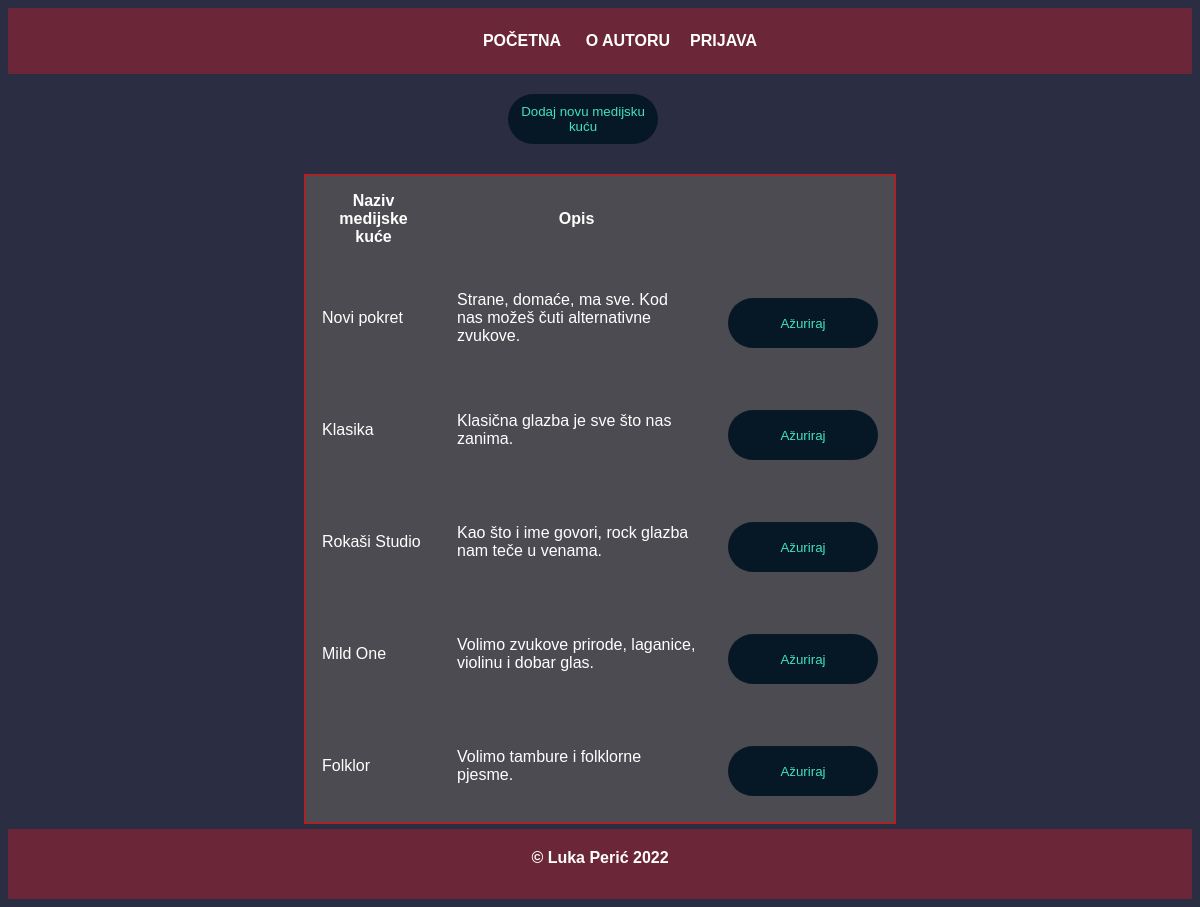
Page /popis_medijskih_kuca.php on the committed database.
### tables this page shows
CREATE TABLE IF NOT EXISTS `medijska_kuca` (
  `medijska_kuca_id` INT NOT NULL AUTO_INCREMENT,
  `naziv` VARCHAR(45) NOT NULL,
  `opis` TEXT NULL,
  PRIMARY KEY (`medijska_kuca_id`));

### baza.php (called while the page is built, shortened)
<?php
function izvrsiUpit($veza, $upit){
	$rezultat = mysqli_query($veza,$upit);
	return $rezultat;
}

### popis_medijskih_kuca.php (the view, shortened to what this page needs)
<?php
include_once("baza.php");
$veza = spojiSeNaBazu();
$upit = "SELECT * FROM medijska_kuca";
$rezultat = izvrsiUpit($veza, $upit);
?>
<!DOCTYPE html>
<html lang="hr">
<head>
    <link rel="stylesheet" type="text/css" href="style.css">
</head>
<body>
    <?php include_once("header.php") ?>
    <a href="dodaj_medijsku.php"><button class="button2">Dodaj novu medijsku kuću</button></a>
    <div class="kontenjer">
    <table class="tablica_dt">
        <thead>
            <th>Naziv medijske kuće</th>
            <th>Opis</th>
        </thead>
        <tbody>
            <?php
            while ($red = mysqli_fetch_array($rezultat)) {
                echo "<tr>
                            <td>{$red['naziv']}</td>
                            <td>{$red['opis']}</td>
                            <td><a href='azuriraj_medijsku.php?id={$red['medijska_kuca_id']}'><button class='button'>Ažuriraj</button</a></td>
                          </tr>";
            }
            ?>
        </tbody>
    </table>
        </div>
    <?php include_once("footer.php"); ?>
</body>
</html>

### style.css (style rules this page uses)
body { background-color: #2B2D42; color: #fff; font-family: Arial, Helvetica, sans-serif; }
a { color: #41E2BA; text-decoration: none; font-size: 16px; font-weight: 700; text-transform: uppercase; }
.button { padding: 8px; color: #41E2BA; border-radius: 25px; height: 50px; border: none; width: 150px; margin-top: 20px; background-color: #061826; margin-bottom: 10px; }
button { padding: 8px; color: #41E2BA; border-radius: 25px; height: 50px; border: none; width: 150px; margin-top: 20px; background-color: #061826; margin-bottom: 10px; }
.button2 { padding: 8px; color: #41E2BA; border-radius: 25px; height: 50px; border: none; width: 150px; margin-top: 20px; background-color: #061826; margin-bottom: 10px; margin-left: 500px; }
.tablica_dt { background-color: #4B4B51; border: 1px solid red; width: 50%; }
.tablica_dt th { padding-right: 25px; padding: 15px; }
.tablica_dt td { padding: 15px; }
.kontenjer { display: flex; justify-content: center; margin-top: 20px; }

### rows in the picture
medijska_kuca: naziv "Novi pokret", opis "Strane, domaće, ma sve. Kod nas možeš čuti alternativne zvukove."
medijska_kuca: naziv "Klasika", opis "Klasična glazba je sve što nas zanima."
medijska_kuca: naziv "Rokaši Studio", opis "Kao što i ime govori, rock glazba nam teče u venama."
medijska_kuca: naziv "Mild One", opis "Volimo zvukove prirode, laganice, violinu i dobar glas."
medijska_kuca: naziv "Folklor", opis "Volimo tambure i folklorne pjesme."
